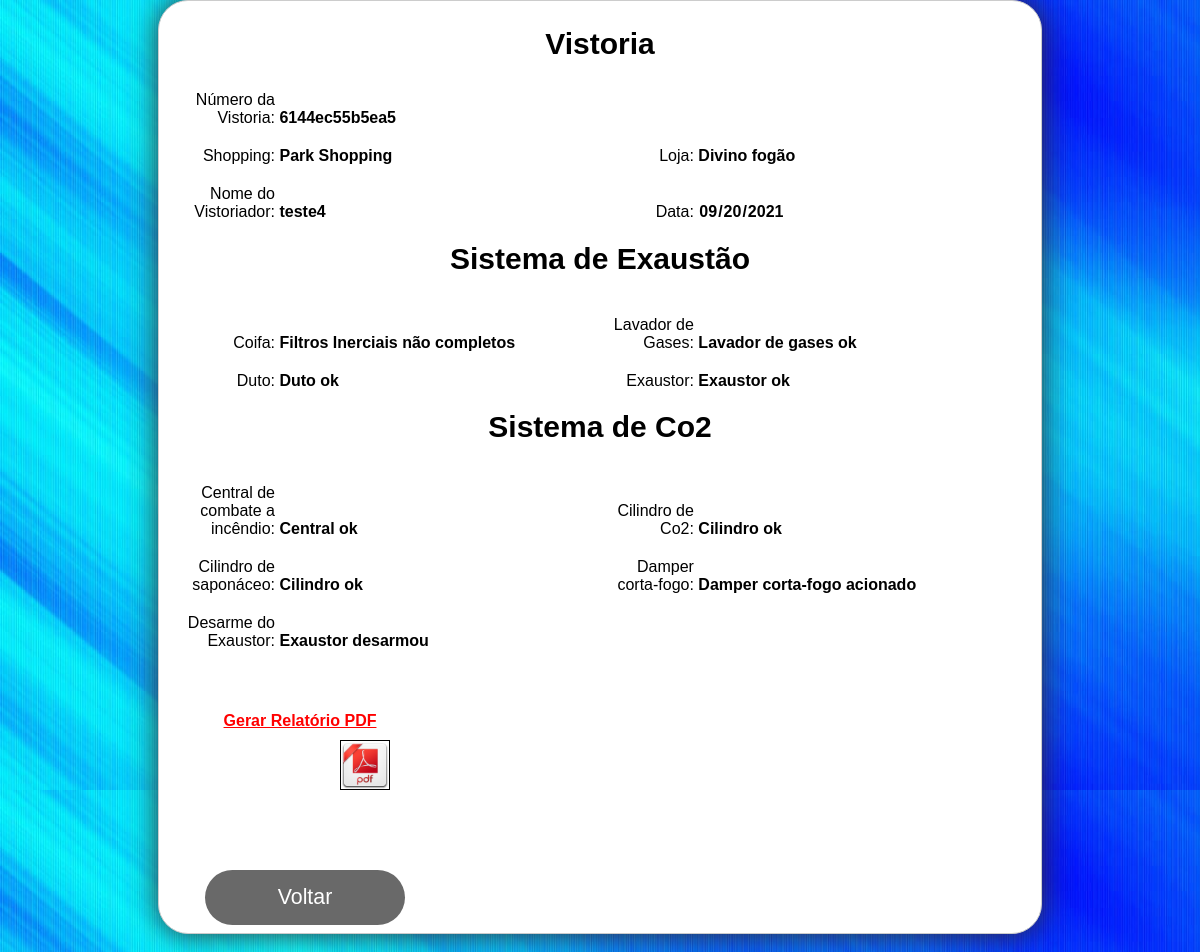
Page /vistoria/relatorioIndividual.php?idEquipamentos=117 (signed in) on the committed database.
### tables this page shows
CREATE TABLE `equipamentos` (
  `idEquipamentos` int(11) NOT NULL AUTO_INCREMENT,
  `shoppingVistoria` varchar(50) DEFAULT NULL,
  `lojaVistoria` varchar(50) DEFAULT NULL,
  `nomeVistoriador` varchar(20) DEFAULT NULL,
  `dataVistoria` date DEFAULT NULL,
  `coifa` varchar(100) DEFAULT NULL,
  `lavador` varchar(100) DEFAULT NULL,
  `duto` varchar(100) DEFAULT NULL,
  `exaustor` varchar(100) DEFAULT NULL,
  `central` varchar(100) DEFAULT NULL,
  `co2` varchar(100) DEFAULT NULL,
  `saponaceo` varchar(100) DEFAULT NULL,
  `damper` varchar(100) DEFAULT NULL,
  `desarmeEx` varchar(100) DEFAULT NULL,
  `id_loja` int(11) DEFAULT NULL,
  `numero` varchar(13) NOT NULL,
  PRIMARY KEY (`idEquipamentos`),
  UNIQUE KEY `id_loja` (`id_loja`)
);

### vistoria/relatorioIndividual.php (the view, shortened to what this page needs)
<?php
	include_once "../conexao.php";
	$idEquipamentos = filter_var($_GET['idEquipamentos'], FILTER_SANITIZE_NUMBER_INT);
	$consulta = $conectar->query("SELECT * FROM equipamentos WHERE idEquipamentos = '$idEquipamentos'");
	$linha = $consulta->fetch(PDO::FETCH_ASSOC);
?>
<!DOCTYPE html>
<html lang="pt-BR">
<head>
	<link rel="stylesheet" href="../estilos.css">
</head>
<body>
<form class="cadastroVistoria" action="#" method="post">
    <h3 id="cadastroShop">Vistoria</h3>
       <div>
        <label for="numero">Número da Vistoria:</label>
             <input type="text" name="numero" value="<?php echo $linha['numero']?>" id="numero" readonly/>
    </div>
   <div class="esquerda">
        <label for="shoppingVistoria">Shopping:</label>
             <input type="text" name="shoppingVistoria" value="<?php echo $linha['shoppingVistoria']?>" id="shoppingVistoria" readonly/>
    </div>
    <div class="direita">
        <label for="lojaVistoria">Loja:</label>
             <input type="text" name="lojaVistoria" value="<?php echo $linha['lojaVistoria']?>" id="lojaVistoria" readonly/>
    </div>
    <div class="esquerda">
        <label for="nomeVistoriador">Nome do Vistoriador:</label>
             <input type="text" name="nomeVistoriador" value="<?php echo $linha['nomeVistoriador']?>" id="nomeVistoriador" readonly/>
    </div>
    <div class="esquerda">
        <label for="dataVistoria">Data:</label>
        <input type="date" name="dataVistoria" value="<?php echo $linha['dataVistoria']?>" id="dataVistoria" readonly/>
    </div>
      <h3 id="cadastroShop">Sistema de Exaustão</h3>
    <div class="direita">
        <label for="coifa">Coifa:</label>
         <input type="text" name="coifa" value="<?php echo $linha['coifa']?>" id="coifaRel" readonly/>
    </div>
    <div class="esquerda">
        <label for="lavador">Lavador de Gases:</label>
        <input type="text" name="lavador" value="<?php echo $linha['lavador']?>" id="lavadorRel" readonly/>
    </div>
    <div class="direita">
        <label for="duto">Duto:</label>
        <input type="text" name="duto" value="<?php echo $linha['duto']?>" id="dutoRel" readonly/>
    </div>
      <div class="esquerda">
       <label for="exaustor">Exaustor:</label>
       <input type="text" name="exaustor" value="<?php echo $linha['exaustor']?>" id="exaustorRel" readonly/>
    </div>
    <h3 id="cadastroShop">Sistema de Co2</h3>
     <div class="direita">
      <label for="central">Central de combate a incêndio:</label>
       <input type="text" name="central" value="<?php echo $linha['central']?>" id="centralRel" readonly/>
    </div>
      <div class="esquerda">
       <label for="co2">Cilindro de Co2:</label>
       <input type="text" name="co2" value="<?php echo $linha['co2']?>" id="co2Rel" readonly/>
    </div>
    <div class="direita">
          <label for="saponaceo">Cilindro de saponáceo:</label>
          <input type="text" name="saponaceo" value="<?php echo $linha['saponaceo']?>" id="saponaceoRel" readonly/>
    </div>
    <div class="esquerda">
       <label for="damper">Damper corta-fogo:</label>
        <input type="text" name="damper" value="<?php echo $linha['damper']?>" id="damperRel" readonly/>
    </div>
    <div class="direita">
          <label for="desarmeEx">Desarme do Exaustor:</label>
          <input type="text" name="desarmeEx" value="<?php echo $linha['desarmeEx']?>" id="desarmeExRel" readonly/>
    </div>
    <div>
                    <button class="threed" id="botaoVoltarPesquisaRel" ><a href="editar-excluirVistoria.php">Voltar</a> </button>
    </div>
    </form>
    <br>
    <div>
    <center>
        <form method="post" action="../relatorios/gera_pdf.php" target="_blank">
        <td align="center">
            <h4 id="h4PDF">Gerar Relatório PDF</h4>
            <input type="image" id="botaoPDF" src="../img/ico-pdf.png" style="width: 50px;" title="Gerar PDF">
        </td>
        </form>
    </center>
    </div>
</body>
</html>

### estilos.css (style rules this page uses)
* { margin: 0px; padding: 0px; }
h3 { text-align: center; margin-top: 50px; }
body { background-image: url("imagens/fundo2.jpg"); background-size: cover; font-family: arial; color: white; }
a { color: white; text-decoration: none; text-align: center; display: block; }
.cadastroVistoria { margin: 0 auto; width: 850px; height: 900px; background-color: white; color: black; padding: 1em; border: 1px solid #CCC; border-radius: 30px; overflow: hidden; font-family: sans-serif; box-shadow: 0 0 30px #333; }
h3#cadastroShop { margin-top: 10px; margin-bottom: 30px; font-size: 30px; }
.esquerda { display: inline-block; }
.direita { display: inline-block; }
input, select { font: 1em sans-serif; width: 300px; -moz-box-sizing: border-box; box-sizing: border-box; border: 1px solid #999; }
input { border-color: #000; }
div { margin: 10px; }
label { display: inline-block; width: 90px; text-align: right; }
button#botaoVoltarPesquisaRel { display: block; height: 55px; width: 200px; margin: 10px; border-radius: 30px; border: none; font-size: 16pt; padding: 10px 20px; background-color: #696969; color: white; outline: none; margin-left: 20px; margin-top: 200px; float: left; cursor: pointer; }
#botaoPDF { margin-top: 10px; float: left; margin-left: 330px; }
#h4PDF { color: red; margin-top: -250px; margin-left: -600px; text-decoration: underline; }
input#numero, input#shoppingVistoria, input#lojaVistoria, input#nomeVistoriador, input#dataVistoria, input#coifaRel, input#lavadorRel, input#dutoRel, input#exaustorRel, input#centralRel, input#co2Rel, input#saponaceoRel, input#damperRel, input#desarmeExRel { box-shadow: 0 0 0 0; border: 0 none; outline: 0; font-weight: bold; }

### rows in the picture
equipamentos: numero "6144ec55b5ea5", shoppingVistoria "Park Shopping", lojaVistoria "Divino fogão", nomeVistoriador "teste4", dataVistoria "09/20/2021", coifa "Filtros Inerciais não completos", lavador "Lavador de gases ok", duto "Duto ok", exaustor "Exaustor ok", central "Central ok", co2 "Cilindro ok", saponaceo "Cilindro ok", damper "Damper corta-fogo acionado", desarmeEx "Exaustor desarmou"
